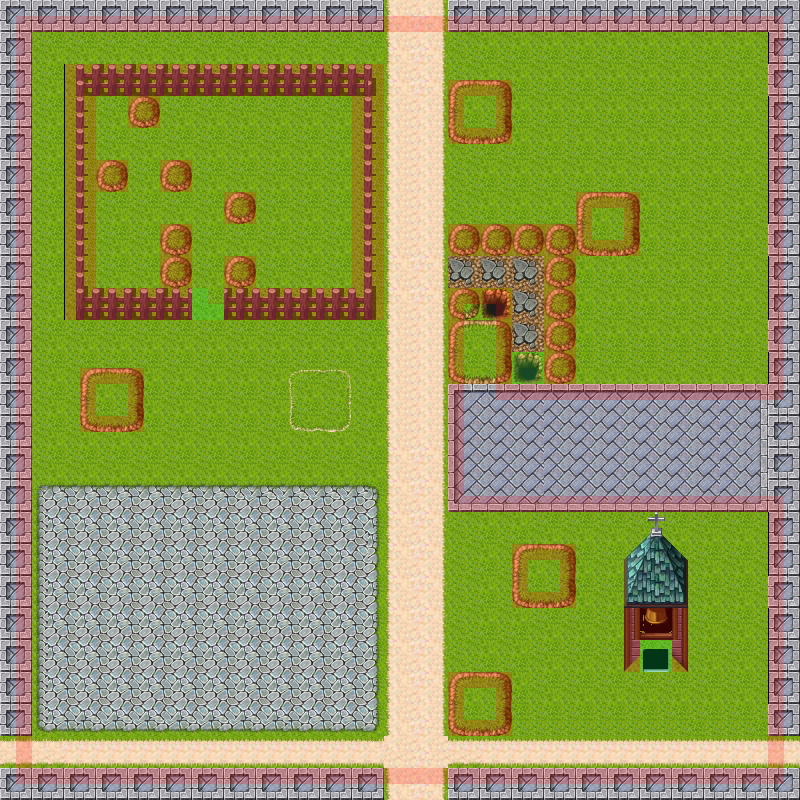

Tiled map render using the project's own tile images. Description and the map definition, with tile-layer contents summarised, below:
An orthogonal 50x50 tile map with 16x16 px tiles, 4 tile layers (backround, buildings, barrier, meta), 10 tilesets and 2 objects (2x entrance).

<map version="1.0" orientation="orthogonal" width="50" height="50" tilewidth="16" tileheight="16">
 <tileset firstgid="1" name="TileA1" tilewidth="16" tileheight="16">
  <image source="TileA1.png" trans="ff8080" width="512" height="384" />
 </tileset>
 <tileset firstgid="769" name="TileA2" tilewidth="16" tileheight="16">
  <image source="TileA2.png" trans="ff8080" width="512" height="384" />
 </tileset>
 <tileset firstgid="1537" name="TileA3" tilewidth="16" tileheight="16">
  <image source="TileA3.png" trans="ff8080" width="512" height="256" />
 </tileset>
 <tileset firstgid="2049" name="TileA4" tilewidth="16" tileheight="16">
  <image source="TileA4.png" trans="ff8080" width="512" height="480" />
 </tileset>
 <tileset firstgid="3009" name="TileA5" tilewidth="16" tileheight="16">
  <image source="TileA5.png" trans="ff8080" width="256" height="512" />
 </tileset>
 <tileset firstgid="3521" name="TileB" tilewidth="16" tileheight="16">
  <image source="TileB.png" trans="ff8080" width="512" height="512" />
 </tileset>
 <tileset firstgid="4545" name="TileC" tilewidth="16" tileheight="16">
  <image source="TileC.png" trans="000000" width="512" height="512" />
 </tileset>
 <tileset firstgid="5569" name="TileD" tilewidth="16" tileheight="16">
  <image source="TileD.png" trans="ff8080" width="512" height="512" />
 </tileset>
 <tileset firstgid="6593" name="TileE" tilewidth="16" tileheight="16">
  <image source="TileE.png" trans="ff8080" width="512" height="512" />
 </tileset>
 <tileset firstgid="7617" name="meta_tiles" tilewidth="16" tileheight="16">
  <image source="meta_tiles.png" trans="ff8080" width="67" height="34" />
  <tile id="0">
   <properties>
    <property name="Type" value="1" />
   </properties>
  </tile>
  <tile id="1">
   <properties>
    <property name="Type" value="1" />
   </properties>
  </tile>
  <tile id="2">
   <properties>
    <property name="Type" value="0" />
   </properties>
  </tile>
  <tile id="3">
   <properties>
    <property name="Type" value="0" />
   </properties>
  </tile>
  <tile id="4">
   <properties>
    <property name="Type" value="1" />
   </properties>
  </tile>
  <tile id="5">
   <properties>
    <property name="Type" value="1" />
   </properties>
  </tile>
  <tile id="6">
   <properties>
    <property name="Type" value="0" />
   </properties>
  </tile>
  <tile id="7">
   <properties>
    <property name="Type" value="0" />
   </properties>
  </tile>
 </tileset>
 <layer name="backround" width="50" height="50">
  <data>[2500 cells, 2500 non-empty, 36 distinct tile ids]</data>
 </layer>
 <layer name="buildings" width="50" height="50">
  <data>[2500 cells, 36 non-empty, 36 distinct tile ids]</data>
 </layer>
 <layer name="barrier" width="50" height="50">
  <data>[2500 cells, 1200 non-empty, 92 distinct tile ids]</data>
 </layer>
 <layer name="meta" width="50" height="50">
  <data>[2500 cells, 507 non-empty, 3 distinct tile ids]</data>
 </layer>
 <objectgroup name="objects" width="50" height="50">
  <object name="church" type="entrance" x="640" y="640">
   <polygon points="0,0 0,32 32,32 32,0" />
  </object>
  <object name="cave" type="entrance" x="512" y="352">
   <polygon points="0,0 0,32 32,32 32,0" />
  </object>
 </objectgroup>
</map>
